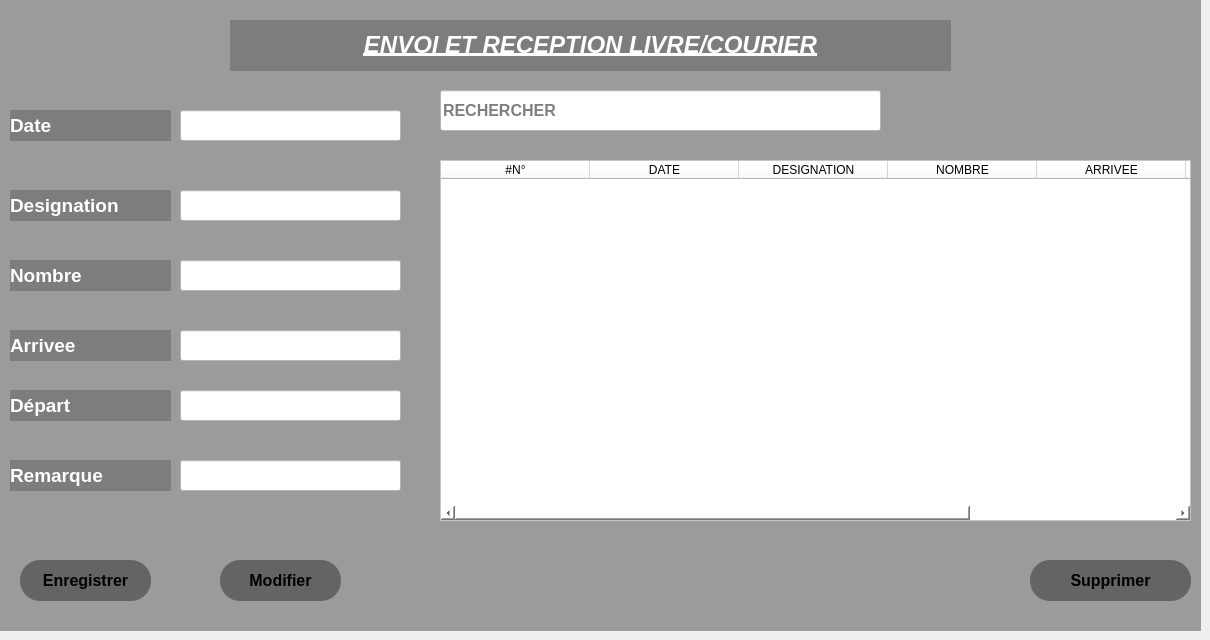
     <widget class="QWidget" name="tab_13">
      <attribute name="title">
       <string>ENVOI ET RECEPTION LIVRE/COURRIER</string>
      </attribute>
      <widget class="QWidget" name="widget_3" native="true">
       <property name="geometry">
        <rect>
         <x>0</x>
         <y>0</y>
         <width>1201</width>
         <height>631</height>
        </rect>
       </property>
       <property name="styleSheet">
        <string notr="true">background-color:rgba(0,0,0,90);</string>
       </property>
       <widget class="QPushButton" name="pushButton_34">
        <property name="geometry">
         <rect>
          <x>20</x>
          <y>560</y>
          <width>131</width>
          <height>41</height>
         </rect>
        </property>
        <property name="font">
         <font>
          <pointsize>12</pointsize>
          <weight>75</weight>
          <bold>true</bold>
         </font>
        </property>
        <property name="styleSheet">
         <string notr="true">QPushButton#pushButton_34{
    background: qlineargradient(x1: 0, y1: 0, x2: 0, y2: 1,
        stop: 0 #55AAFF,
        stop: 1 #FFFFFF);
    border: none;
    border-radius: 20px;
    colo r: white;
}

QPushButton#pushButton_34:hover {
    background: qlineargradient(x1: 0, y1: 0, x2: 0, y2: 1,
        stop: 0 #55AAFF, /* Bleu clair pour le hover */
        stop: 1 #0077CC); /* Bleu un peu plus foncé pour le hover */
    color: black;
}

QPushButton#pushButton_34:pressed {
    background: qlineargradient(x1: 0, y1: 0, x2: 0, y2: 1,
        stop: 0 #3399FF, /* Bleu clair pour le pressed */
        stop: 1 #0033AA); /* Bleu un peu plus foncé pour le pressed */
    color: green;
}
</string>
        </property>
        <property name="text">
         <string>Enregistrer</string>
        </property>
       </widget>
       <widget class="QLabel" name="label_75">
        <property name="geometry">
         <rect>
          <x>230</x>
          <y>20</y>
          <width>721</width>
          <height>51</height>
         </rect>
        </property>
        <property name="font">
         <font>
          <pointsize>11</pointsize>
          <weight>75</weight>
          <bold>true</bold>
          <underline>true</underline>
          <strikeout>false</strikeout>
          <stylestrategy>PreferAntialias</stylestrategy>
          <kerning>false</kerning>
         </font>
        </property>
        <property name="styleSheet">
         <string notr="true">color:white;
background-color:rgba(0,0,0,50);
</string>
        </property>
        <property name="text">
         <string>&lt;html&gt;&lt;head/&gt;&lt;body&gt;&lt;p align=&quot;center&quot;&gt;&lt;span style=&quot; font-size:18pt; font-weight:600; font-style:italic;&quot;&gt;ENVOI ET RECEPTION LIVRE/COURIER&lt;/span&gt;&lt;/p&gt;&lt;/body&gt;&lt;/html&gt;</string>
        </property>
       </widget>
       <widget class="QLineEdit" name="lineEdit_68">
        <property name="geometry">
         <rect>
          <x>180</x>
          <y>390</y>
          <width>221</width>
          <height>31</height>
         </rect>
        </property>
        <property name="styleSheet">
         <string notr="true">background-color:#ffffff;</string>
        </property>
        <property name="text">
         <string/>
        </property>
       </widget>
       <widget class="QLabel" name="label_92">
        <property name="geometry">
         <rect>
          <x>10</x>
          <y>390</y>
          <width>161</width>
          <height>31</height>
         </rect>
        </property>
        <property name="font">
         <font>
          <pointsize>14</pointsize>
          <weight>75</weight>
          <bold>true</bold>
         </font>
        </property>
        <property name="styleSheet">
         <string notr="true">color:white;
background-color:rgba(0,0,0,50);</string>
        </property>
        <property name="text">
         <string>Départ</string>
        </property>
       </widget>
       <widget class="QLineEdit" name="lineEdit_69">
        <property name="geometry">
         <rect>
          <x>180</x>
          <y>460</y>
          <width>221</width>
          <height>31</height>
         </rect>
        </property>
        <property name="styleSheet">
         <string notr="true">background-color:#ffffff;</string>
        </property>
        <property name="text">
         <string/>
        </property>
       </widget>
       <widget class="QLabel" name="label_93">
        <property name="geometry">
         <rect>
          <x>10</x>
          <y>460</y>
          <width>161</width>
          <height>31</height>
         </rect>
        </property>
        <property name="font">
         <font>
          <pointsize>14</pointsize>
          <weight>75</weight>
          <bold>true</bold>
         </font>
        </property>
        <property name="styleSheet">
         <string notr="true">color:white;
background-color:rgba(0,0,0,50);</string>
        </property>
        <property name="text">
         <string>Remarque</string>
        </property>
       </widget>
       <widget class="QPushButton" name="Modifier_courrier">
        <property name="geometry">
         <rect>
          <x>220</x>
          <y>560</y>
          <width>121</width>
          <height>41</height>
         </rect>
        </property>
        <property name="font">
         <font>
          <pointsize>12</pointsize>
          <weight>75</weight>
          <bold>true</bold>
         </font>
        </property>
        <property name="styleSheet">
         <string notr="true">QPushButton#Modifier_courrier{
    background: qlineargradient(x1: 0, y1: 0, x2: 0, y2: 1,
        stop: 0 #55AAFF,
        stop: 1 #FFFFFF);
    border: none;
    border-radius: 20px;
    colo r: white;
}

QPushButton#Modifier_courrier:hover {
    background: qlineargradient(x1: 0, y1: 0, x2: 0, y2: 1,
        stop: 0 #55AAFF, /* Bleu clair pour le hover */
        stop: 1 #0077CC); /* Bleu un peu plus foncé pour le hover */
    color: black;
}

QPushButton#Modifier_courrier:pressed {
    background: qlineargradient(x1: 0, y1: 0, x2: 0, y2: 1,
        stop: 0 #3399FF, /* Bleu clair pour le pressed */
        stop: 1 #0033AA); /* Bleu un peu plus foncé pour le pressed */
    color: green;
}
</string>
        </property>
        <property name="text">
         <string>Modifier</string>
        </property>
       </widget>
       <widget class="QPushButton" name="Supprimer_courrier">
        <property name="geometry">
         <rect>
          <x>1030</x>
          <y>560</y>
          <width>161</width>
          <height>41</height>
         </rect>
        </property>
        <property name="font">
         <font>
          <pointsize>12</pointsize>
          <weight>75</weight>
          <bold>true</bold>
         </font>
        </property>
        <property name="styleSheet">
         <string notr="true">QPushButton#Supprimer_courrier{
    background: qlineargradient(x1: 0, y1: 0, x2: 0, y2: 1,
        stop: 0 #55AAFF,
        stop: 1 #FFFFFF);
    border: none;
    border-radius: 20px;
    colo r: white;
}

QPushButton#Supprimer_courrier:hover {
    background: qlineargradient(x1: 0, y1: 0, x2: 0, y2: 1,
        stop: 0 #55AAFF, /* Bleu clair pour le hover */
        stop: 1 #0077CC); /* Bleu un peu plus foncé pour le hover */
    color: black;
}

QPushButton#Supprimer_courrier:pressed {
    background: qlineargradient(x1: 0, y1: 0, x2: 0, y2: 1,
        stop: 0 #3399FF, /* Bleu clair pour le pressed */
        stop: 1 #0033AA); /* Bleu un peu plus foncé pour le pressed */
    color: green;
}
</string>
        </property>
        <property name="text">
         <string>Supprimer</string>
        </property>
       </widget>
      </widget>
      <widget class="QLineEdit" name="lineEdit_57">
       <property name="geometry">
        <rect>
         <x>180</x>
         <y>110</y>
         <width>221</width>
         <height>31</height>
        </rect>
       </property>
       <property name="styleSheet">
        <string notr="true">background-color:#ffffff;</string>
       </property>
       <property name="text">
        <string/>
       </property>
      </widget>
      <widget class="QLineEdit" name="lineEdit_58">
       <property name="geometry">
        <rect>
         <x>440</x>
         <y>90</y>
         <width>441</width>
         <height>41</height>
        </rect>
       </property>
       <property name="font">
        <font>
         <pointsize>12</pointsize>
         <weight>75</weight>
         <bold>true</bold>
        </font>
       </property>
       <property name="styleSheet">
        <string notr="true">background-color:#ffffff;</string>
       </property>
       <property name="placeholderText">
        <string>RECHERCHER</string>
       </property>
      </widget>
      <widget class="QTableWidget" name="tableWidget_12">
       <property name="geometry">
        <rect>
         <x>440</x>
         <y>160</y>
         <width>751</width>
         <height>361</height>
        </rect>
       </property>
       <property name="styleSheet">
        <string notr="true">background-color:#ffffff;</string>
       </property>
       <property name="columnCount">
        <number>7</number>
       </property>
       <attribute name="horizontalHeaderMinimumSectionSize">
        <number>50</number>
       </attribute>
       <attribute name="horizontalHeaderDefaultSectionSize">
        <number>149</number>
       </attribute>
       <attribute name="verticalHeaderDefaultSectionSize">
        <number>31</number>
       </attribute>
       <column>
        <property name="text">
         <string>#N°</string>
        </property>
       </column>
       <column>
        <property name="text">
         <string>DATE</string>
        </property>
       </column>
       <column>
        <property name="text">
         <string>DESIGNATION</string>
        </property>
       </column>
       <column>
        <property name="text">
         <string>NOMBRE</string>
        </property>
       </column>
       <column>
        <property name="text">
         <string>ARRIVEE</string>
        </property>
       </column>
       <column>
        <property name="text">
         <string>DEPART</string>
        </property>
       </column>
       <column>
        <property name="text">
         <string>REMARQUE</string>
        </property>
       </column>
      </widget>
      <widget class="QLineEdit" name="lineEdit_59">
       <property name="geometry">
        <rect>
         <x>180</x>
         <y>190</y>
         <width>221</width>
         <height>31</height>
        </rect>
       </property>
       <property name="styleSheet">
        <string notr="true">background-color:#ffffff;</string>
       </property>
       <property name="text">
        <string/>
       </property>
      </widget>
      <widget class="QLabel" name="label_83">
       <property name="geometry">
        <rect>
         <x>10</x>
         <y>260</y>
         <width>161</width>
         <height>31</height>
        </rect>
       </property>
       <property name="font">
        <font>
         <pointsize>14</pointsize>
         <weight>75</weight>
         <bold>true</bold>
        </font>
       </property>
       <property name="styleSheet">
        <string notr="true">color:white;
background-color:rgba(0,0,0,50);</string>
       </property>
       <property name="text">
        <string>Nombre</string>
       </property>
      </widget>
      <widget class="QLabel" name="label_84">
       <property name="geometry">
        <rect>
         <x>10</x>
         <y>190</y>
         <width>161</width>
         <height>31</height>
        </rect>
       </property>
       <property name="font">
        <font>
         <pointsize>14</pointsize>
         <weight>75</weight>
         <bold>true</bold>
        </font>
       </property>
       <property name="styleSheet">
        <string notr="true">color:white;
background-color:rgba(0,0,0,50);</string>
       </property>
       <property name="text">
        <string>Designation</string>
       </property>
      </widget>
      <widget class="QLabel" name="label_85">
       <property name="geometry">
        <rect>
         <x>10</x>
         <y>330</y>
         <width>161</width>
         <height>31</height>
        </rect>
       </property>
       <property name="font">
        <font>
         <pointsize>14</pointsize>
         <weight>75</weight>
         <bold>true</bold>
        </font>
       </property>
       <property name="styleSheet">
        <string notr="true">color:white;
background-color:rgba(0,0,0,50);</string>
       </property>
       <property name="text">
        <string>Arrivee</string>
       </property>
      </widget>
      <widget class="QLineEdit" name="lineEdit_60">
       <property name="geometry">
        <rect>
         <x>180</x>
         <y>330</y>
         <width>221</width>
         <height>31</height>
        </rect>
       </property>
       <property name="styleSheet">
        <string notr="true">background-color:#ffffff;</string>
       </property>
       <property name="text">
        <string/>
       </property>
      </widget>
      <widget class="QLabel" name="label_86">
       <property name="geometry">
        <rect>
         <x>10</x>
         <y>110</y>
         <width>161</width>
         <height>31</height>
        </rect>
       </property>
       <property name="font">
        <font>
         <pointsize>14</pointsize>
         <weight>75</weight>
         <bold>true</bold>
        </font>
       </property>
       <property name="styleSheet">
        <string notr="true">color:white;
background-color:rgba(0,0,0,50);</string>
       </property>
       <property name="text">
        <string>Date</string>
       </property>
      </widget>
      <widget class="QLineEdit" name="lineEdit_61">
       <property name="geometry">
        <rect>
         <x>180</x>
         <y>260</y>
         <width>221</width>
         <height>31</height>
        </rect>
       </property>
       <property name="styleSheet">
        <string notr="true">background-color:#ffffff;</string>
       </property>
       <property name="text">
        <string/>
       </property>
      </widget>
     </widget>
